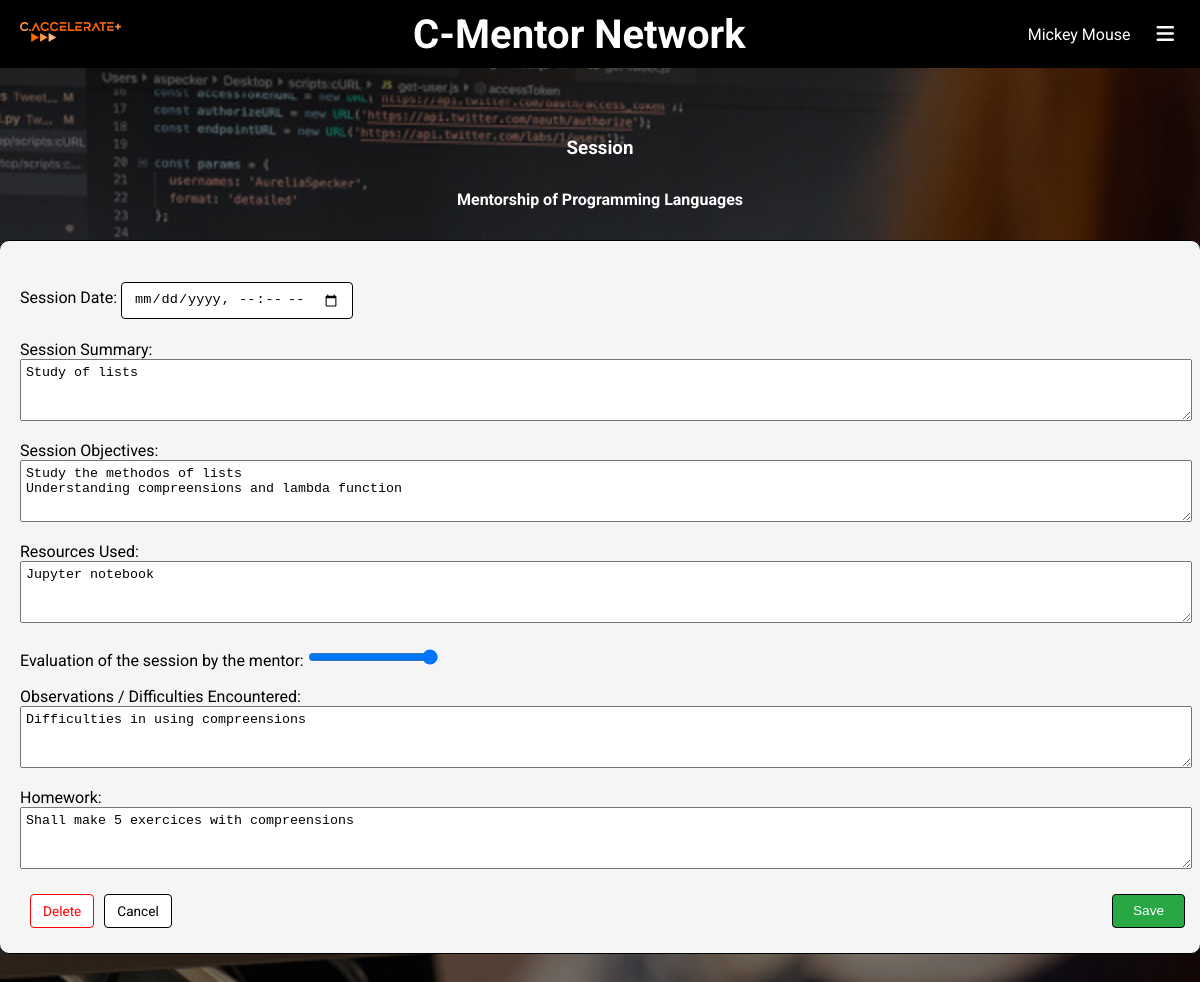
The page /edita/41 (signed in) on the database as committed earlier.
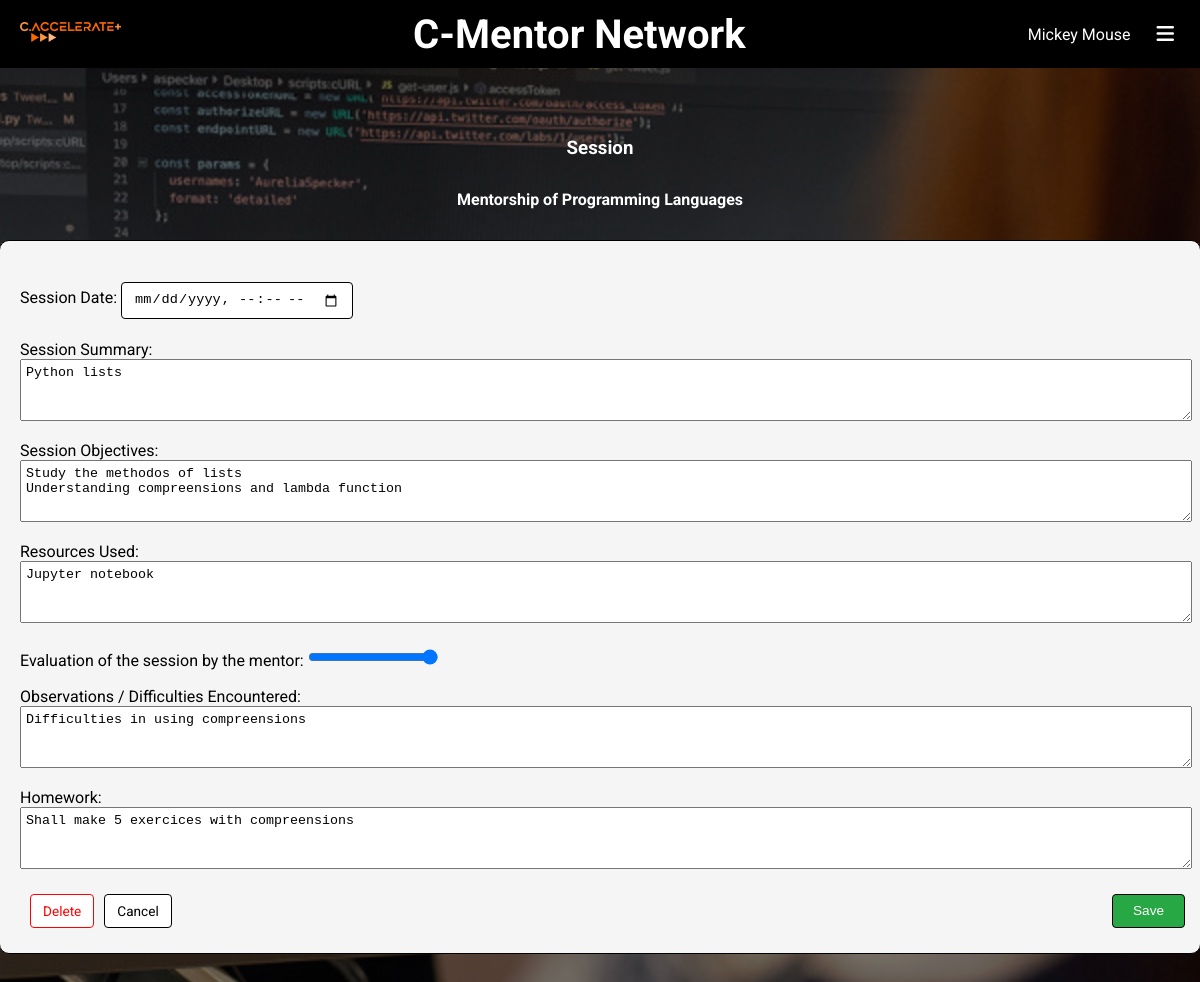
The same page on the database as committed later.
### mentoria/models.py (models this page shows, shortened)
class Sessao(models.Model):
    diade = models.ForeignKey(Diade, on_delete=models.CASCADE, related_name='sessoes')
    data = models.DateTimeField()
    sumario = models.CharField(max_length=200)
    objetivo = models.CharField(max_length=200)
    recursos = models.CharField(max_length=200)
    avaliacao_mentor = models.IntegerField(null=True, blank=True, default=1,validators=[
            MaxValueValidator(5),
            MinValueValidator(1)
        ])
    avaliacao_mentorando = models.IntegerField(null=True, blank=True, default=1,validators=[
            MaxValueValidator(5),
            MinValueValidator(1)
        ])
    observacoes = models.CharField(max_length=200)
    planificacao_proxima_sessao = models.CharField(max_length=200)
    confirmado = models.BooleanField(default=False)
    reportado = models.BooleanField(default=False)

### mentoria/views.py (the view)
# urls.py: path('edita/<int:sessao_id>', views.edita_sessao_view, name='edita'),
@login_required
def edita_sessao_view(request, sessao_id):
    ano = AnoLectivo.objects.get(ano='25-26')
    sessao = get_object_or_404(Sessao, id=sessao_id)
    diade = Sessao.objects.get(id=sessao_id).diade
    if request.method == 'POST':
        form = SessaoForm(request.POST, instance=sessao)
        if form.is_valid():
            form.save()
            return redirect('sessoes', diade.mentor_id, diade.mentorando_id, 0)
    else:
        form = SessaoForm(instance=sessao)
    context = {'form': form, 'sessao_id': sessao_id, 'diade': diade, 'ano': ano, 'semestre':semestre}
    return render(request, 'mentoria/editar_sessao.html', context)

### app/models.py (called while the page is built)
    def __str__(self):
        return self.nome

### mentoria/templatetags/custom_filters.py (called while the page is built)
@register.filter(name='in_group')
def in_group(user, group_name):
    return user.groups.filter(name=group_name).exists()

### mentoria/templates/mentoria/editar_sessao.html (shortened to what this page needs)
{% extends "app/base.html" %}
{% block main %}
<body style="background-color: #b5073d;">
    <h3>Session</h3>
    <h4> Mentorship of {{ diade.mentor.disciplina }}</h4>
    <div class="disciplina" style="padding:20px;">
        <form action="{% url 'edita' sessao_id %}" method="POST" enctype="multipart/form-data">
            <div class="Form">{{ form.as_p }}</div>
            <a class="sessão" href="{% url 'apaga' sessao_id %}" style="float: left; margin-left: 10px; color: red; border: 1px solid red;">
                Delete
            </a>
            <a class="sessão" href="{% url 'sessoes' diade.mentor.id diade.mentorando.id 0 %}" style="float: left; margin-left: 10px;">
                Cancel
            </a>
            <input type="submit" class="sessão" style="background:#28a745; color:white; padding-left:20px; padding-right:20px; float: right; margin-right: -5px;" value="Save">
        </form>
    </div>
</body>
{% endblock main %}

Rows that differ between the two databases and show on the page:
changed Sessao "Study the methodos of lists Understanding compreensions and lambda function": sumario "Study of lists" → "Python lists"
